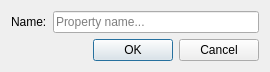
<?xml version="1.0" encoding="UTF-8"?>
<ui version="4.0">
 <class>ChangePropertyNameDialog</class>
 <widget class="QDialog" name="ChangePropertyNameDialog">
  <property name="geometry">
   <rect>
    <x>0</x>
    <y>0</y>
    <width>270</width>
    <height>69</height>
   </rect>
  </property>
  <property name="sizePolicy">
   <sizepolicy hsizetype="Fixed" vsizetype="Fixed">
    <horstretch>0</horstretch>
    <verstretch>0</verstretch>
   </sizepolicy>
  </property>
  <property name="windowTitle">
   <string>Change property name...</string>
  </property>
  <layout class="QVBoxLayout" name="verticalLayout">
   <item>
    <layout class="QFormLayout" name="formLayout">
     <item row="0" column="0">
      <widget class="QLabel" name="nameLabel">
       <property name="text">
        <string>Name:</string>
       </property>
      </widget>
     </item>
     <item row="0" column="1">
      <widget class="QLineEdit" name="nameEdit">
       <property name="placeholderText">
        <string>Property name...</string>
       </property>
      </widget>
     </item>
    </layout>
   </item>
   <item>
    <widget class="QDialogButtonBox" name="buttonBox">
     <property name="orientation">
      <enum>Qt::Horizontal</enum>
     </property>
     <property name="standardButtons">
      <set>QDialogButtonBox::Cancel|QDialogButtonBox::Ok</set>
     </property>
    </widget>
   </item>
  </layout>
 </widget>
 <resources/>
 <connections>
  <connection>
   <sender>buttonBox</sender>
   <signal>accepted()</signal>
   <receiver>ChangePropertyNameDialog</receiver>
   <slot>accept()</slot>
   <hints>
    <hint type="sourcelabel">
     <x>248</x>
     <y>254</y>
    </hint>
    <hint type="destinationlabel">
     <x>157</x>
     <y>274</y>
    </hint>
   </hints>
  </connection>
  <connection>
   <sender>buttonBox</sender>
   <signal>rejected()</signal>
   <receiver>ChangePropertyNameDialog</receiver>
   <slot>reject()</slot>
   <hints>
    <hint type="sourcelabel">
     <x>316</x>
     <y>260</y>
    </hint>
    <hint type="destinationlabel">
     <x>286</x>
     <y>274</y>
    </hint>
   </hints>
  </connection>
 </connections>
</ui>
